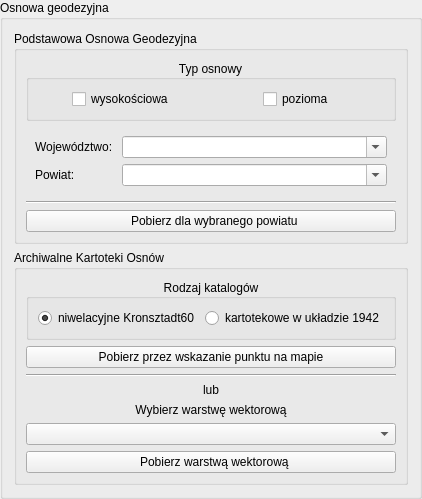
         <widget class="QgsCollapsibleGroupBox" name="osnowa_groupBox">
          <property name="title">
           <string>Osnowa geodezyjna </string>
          </property>
          <property name="collapsed">
           <bool>true</bool>
          </property>
          <layout class="QVBoxLayout" name="verticalLayout_13">
           <item>
            <widget class="QgsCollapsibleGroupBox" name="osnowa_podstawowa_groupBox">
             <property name="title">
              <string>Podstawowa Osnowa Geodezyjna</string>
             </property>
             <property name="collapsed">
              <bool>true</bool>
             </property>
             <layout class="QVBoxLayout" name="verticalLayout_18">
              <item>
               <widget class="QGroupBox" name="groupBox_24">
                <property name="title">
                 <string>Typ osnowy</string>
                </property>
                <property name="alignment">
                 <set>Qt::AlignCenter</set>
                </property>
                <layout class="QHBoxLayout" name="horizontalLayout_25">
                 <item alignment="Qt::AlignHCenter|Qt::AlignVCenter">
                  <widget class="QCheckBox" name="osnowa_H_rdbtn">
                   <property name="text">
                    <string>wysokościowa</string>
                   </property>
                  </widget>
                 </item>
                 <item alignment="Qt::AlignHCenter|Qt::AlignVCenter">
                  <widget class="QCheckBox" name="osnowa_XY_rdbtn">
                   <property name="text">
                    <string>pozioma</string>
                   </property>
                  </widget>
                 </item>
                </layout>
               </widget>
              </item>
              <item>
               <widget class="QWidget" name="widget_11" native="true">
                <layout class="QFormLayout" name="formLayout_17">
                 <item row="0" column="0">
                  <widget class="QLabel" name="label_50">
                   <property name="text">
                    <string>Województwo: </string>
                   </property>
                  </widget>
                 </item>
                 <item row="0" column="1">
                  <widget class="QComboBox" name="osnowa_wojewodztwo_cmbbx">
                   <property name="editable">
                    <bool>true</bool>
                   </property>
                   <item>
                    <property name="text">
                     <string/>
                    </property>
                   </item>
                  </widget>
                 </item>
                 <item row="1" column="0">
                  <widget class="QLabel" name="label_51">
                   <property name="text">
                    <string>Powiat: </string>
                   </property>
                  </widget>
                 </item>
                 <item row="1" column="1">
                  <widget class="QComboBox" name="osnowa_powiat_cmbbx">
                   <property name="editable">
                    <bool>true</bool>
                   </property>
                  </widget>
                 </item>
                </layout>
               </widget>
              </item>
              <item>
               <widget class="Line" name="line_12">
                <property name="orientation">
                 <enum>Qt::Horizontal</enum>
                </property>
               </widget>
              </item>
              <item>
               <widget class="QPushButton" name="osnowa_selected_btn">
                <property name="text">
                 <string>  Pobierz dla wybranego powiatu</string>
                </property>
               </widget>
              </item>
             </layout>
            </widget>
           </item>
           <item>
            <widget class="QgsCollapsibleGroupBox" name="osnowa_arch_groupBox">
             <property name="enabled">
              <bool>true</bool>
             </property>
             <property name="title">
              <string>Archiwalne Kartoteki Osnów</string>
             </property>
             <property name="collapsed">
              <bool>true</bool>
             </property>
             <layout class="QVBoxLayout" name="verticalLayout_19">
              <item>
               <widget class="QGroupBox" name="groupBox_26">
                <property name="title">
                 <string>Rodzaj katalogów</string>
                </property>
                <property name="alignment">
                 <set>Qt::AlignCenter</set>
                </property>
                <layout class="QHBoxLayout" name="horizontalLayout_27">
                 <item>
                  <widget class="QRadioButton" name="niwelacyjne_rdbtn">
                   <property name="text">
                    <string>niwelacyjne Kronsztadt60</string>
                   </property>
                   <property name="checked">
                    <bool>true</bool>
                   </property>
                  </widget>
                 </item>
                 <item>
                  <widget class="QRadioButton" name="kartotekowe_rdbtn">
                   <property name="text">
                    <string>kartotekowe w układzie 1942</string>
                   </property>
                  </widget>
                 </item>
                </layout>
               </widget>
              </item>
              <item>
               <widget class="QPushButton" name="osnowa_arch_capture_btn">
                <property name="text">
                 <string>Pobierz przez wskazanie punktu na mapie</string>
                </property>
                <property name="icon">
                 <iconset>
                  <normaloff>img/icon.png</normaloff>img/icon.png</iconset>
                </property>
               </widget>
              </item>
              <item>
               <widget class="Line" name="line_13">
                <property name="orientation">
                 <enum>Qt::Horizontal</enum>
                </property>
               </widget>
              </item>
              <item>
               <widget class="QLabel" name="label_25">
                <property name="text">
                 <string>lub</string>
                </property>
                <property name="alignment">
                 <set>Qt::AlignCenter</set>
                </property>
               </widget>
              </item>
              <item>
               <widget class="QLabel" name="label_7">
                <property name="text">
                 <string>Wybierz warstwę wektorową</string>
                </property>
                <property name="alignment">
                 <set>Qt::AlignCenter</set>
                </property>
               </widget>
              </item>
              <item>
               <widget class="QgsMapLayerComboBox" name="osnowa_arch_mapLayerComboBox"/>
              </item>
              <item>
               <widget class="QPushButton" name="osnowa_arch_fromLayer_btn">
                <property name="text">
                 <string>  Pobierz warstwą wektorową</string>
                </property>
               </widget>
              </item>
             </layout>
            </widget>
           </item>
          </layout>
         </widget>
